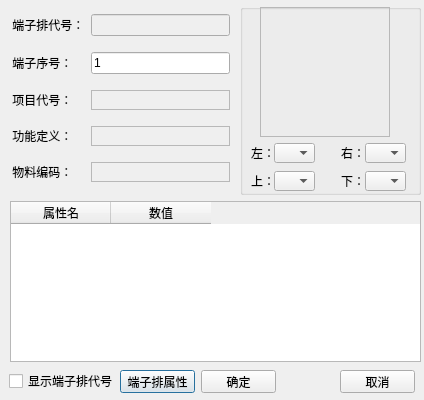
<?xml version="1.0" encoding="UTF-8"?>
<ui version="4.0">
 <class>DialogSingleTermAttr</class>
 <widget class="QDialog" name="DialogSingleTermAttr">
  <property name="geometry">
   <rect>
    <x>0</x>
    <y>0</y>
    <width>424</width>
    <height>400</height>
   </rect>
  </property>
  <property name="windowTitle">
   <string>端子属性</string>
  </property>
  <widget class="QTableWidget" name="tableWidget">
   <property name="geometry">
    <rect>
     <x>10</x>
     <y>201</y>
     <width>411</width>
     <height>161</height>
    </rect>
   </property>
   <property name="selectionBehavior">
    <enum>QAbstractItemView::SelectRows</enum>
   </property>
   <attribute name="verticalHeaderVisible">
    <bool>false</bool>
   </attribute>
   <column>
    <property name="text">
     <string>属性名</string>
    </property>
   </column>
   <column>
    <property name="text">
     <string>数值</string>
    </property>
   </column>
  </widget>
  <widget class="QCheckBox" name="CbShowTag">
   <property name="geometry">
    <rect>
     <x>9</x>
     <y>373</y>
     <width>111</width>
     <height>16</height>
    </rect>
   </property>
   <property name="text">
    <string>显示端子排代号</string>
   </property>
  </widget>
  <widget class="QPushButton" name="BtnOK_2">
   <property name="geometry">
    <rect>
     <x>120</x>
     <y>370</y>
     <width>75</width>
     <height>23</height>
    </rect>
   </property>
   <property name="text">
    <string>端子排属性</string>
   </property>
  </widget>
  <widget class="QPushButton" name="BtnOK">
   <property name="geometry">
    <rect>
     <x>201</x>
     <y>370</y>
     <width>75</width>
     <height>23</height>
    </rect>
   </property>
   <property name="text">
    <string>确定</string>
   </property>
  </widget>
  <widget class="QPushButton" name="BtnCancel">
   <property name="geometry">
    <rect>
     <x>340</x>
     <y>370</y>
     <width>75</width>
     <height>23</height>
    </rect>
   </property>
   <property name="text">
    <string>取消</string>
   </property>
  </widget>
  <widget class="QGroupBox" name="groupBox">
   <property name="geometry">
    <rect>
     <x>240</x>
     <y>4</y>
     <width>181</width>
     <height>191</height>
    </rect>
   </property>
   <property name="title">
    <string/>
   </property>
   <widget class="QLabel" name="LbTerminalJpg">
    <property name="geometry">
     <rect>
      <x>20</x>
      <y>3</y>
      <width>130</width>
      <height>130</height>
     </rect>
    </property>
    <property name="minimumSize">
     <size>
      <width>130</width>
      <height>130</height>
     </size>
    </property>
    <property name="maximumSize">
     <size>
      <width>130</width>
      <height>130</height>
     </size>
    </property>
    <property name="frameShape">
     <enum>QFrame::StyledPanel</enum>
    </property>
    <property name="text">
     <string/>
    </property>
    <property name="pixmap">
     <pixmap>:/new/prefix1/image/Term1_2_0_0.png</pixmap>
    </property>
   </widget>
   <widget class="QWidget" name="widget" native="true">
    <property name="geometry">
     <rect>
      <x>10</x>
      <y>134</y>
      <width>161</width>
      <height>30</height>
     </rect>
    </property>
    <widget class="QLabel" name="label_9">
     <property name="geometry">
      <rect>
       <x>91</x>
       <y>5</y>
       <width>21</width>
       <height>20</height>
      </rect>
     </property>
     <property name="text">
      <string>右：</string>
     </property>
    </widget>
    <widget class="QComboBox" name="CbRightTerm">
     <property name="geometry">
      <rect>
       <x>115</x>
       <y>5</y>
       <width>41</width>
       <height>20</height>
      </rect>
     </property>
     <property name="minimumSize">
      <size>
       <width>20</width>
       <height>0</height>
      </size>
     </property>
     <property name="maximumSize">
      <size>
       <width>200</width>
       <height>16777215</height>
      </size>
     </property>
    </widget>
    <widget class="QComboBox" name="CbLeftTerm">
     <property name="geometry">
      <rect>
       <x>24</x>
       <y>5</y>
       <width>41</width>
       <height>20</height>
      </rect>
     </property>
     <property name="minimumSize">
      <size>
       <width>20</width>
       <height>0</height>
      </size>
     </property>
     <property name="maximumSize">
      <size>
       <width>200</width>
       <height>16777215</height>
      </size>
     </property>
    </widget>
    <widget class="QLabel" name="label_8">
     <property name="geometry">
      <rect>
       <x>1</x>
       <y>5</y>
       <width>21</width>
       <height>20</height>
      </rect>
     </property>
     <property name="text">
      <string>左：</string>
     </property>
    </widget>
   </widget>
   <widget class="QWidget" name="widget_UpDownTerm" native="true">
    <property name="geometry">
     <rect>
      <x>10</x>
      <y>162</y>
      <width>161</width>
      <height>31</height>
     </rect>
    </property>
    <widget class="QLabel" name="label_10">
     <property name="geometry">
      <rect>
       <x>91</x>
       <y>5</y>
       <width>21</width>
       <height>20</height>
      </rect>
     </property>
     <property name="text">
      <string>下：</string>
     </property>
    </widget>
    <widget class="QComboBox" name="CbDownTerm">
     <property name="geometry">
      <rect>
       <x>115</x>
       <y>5</y>
       <width>41</width>
       <height>20</height>
      </rect>
     </property>
     <property name="minimumSize">
      <size>
       <width>20</width>
       <height>0</height>
      </size>
     </property>
     <property name="maximumSize">
      <size>
       <width>200</width>
       <height>16777215</height>
      </size>
     </property>
    </widget>
    <widget class="QComboBox" name="CbUpTerm">
     <property name="geometry">
      <rect>
       <x>24</x>
       <y>5</y>
       <width>41</width>
       <height>20</height>
      </rect>
     </property>
     <property name="minimumSize">
      <size>
       <width>20</width>
       <height>0</height>
      </size>
     </property>
     <property name="maximumSize">
      <size>
       <width>200</width>
       <height>16777215</height>
      </size>
     </property>
    </widget>
    <widget class="QLabel" name="label_11">
     <property name="geometry">
      <rect>
       <x>1</x>
       <y>5</y>
       <width>21</width>
       <height>20</height>
      </rect>
     </property>
     <property name="text">
      <string>上：</string>
     </property>
    </widget>
   </widget>
  </widget>
  <widget class="QWidget" name="layoutWidget">
   <property name="geometry">
    <rect>
     <x>9</x>
     <y>4</y>
     <width>221</width>
     <height>191</height>
    </rect>
   </property>
   <layout class="QGridLayout" name="gridLayout_2">
    <item row="3" column="1">
     <widget class="QLabel" name="LbTerminalFunction">
      <property name="minimumSize">
       <size>
        <width>0</width>
        <height>20</height>
       </size>
      </property>
      <property name="maximumSize">
       <size>
        <width>16777215</width>
        <height>20</height>
       </size>
      </property>
      <property name="frameShape">
       <enum>QFrame::StyledPanel</enum>
      </property>
      <property name="text">
       <string/>
      </property>
     </widget>
    </item>
    <item row="0" column="0">
     <widget class="QLabel" name="label">
      <property name="text">
       <string> 端子排代号：</string>
      </property>
     </widget>
    </item>
    <item row="0" column="1">
     <widget class="QLineEdit" name="EdTerminalTag">
      <property name="enabled">
       <bool>false</bool>
      </property>
     </widget>
    </item>
    <item row="2" column="0">
     <widget class="QLabel" name="label_5">
      <property name="text">
       <string> 项目代号：</string>
      </property>
     </widget>
    </item>
    <item row="1" column="1">
     <widget class="QLineEdit" name="EdDesignation">
      <property name="text">
       <string>1</string>
      </property>
     </widget>
    </item>
    <item row="1" column="0">
     <widget class="QLabel" name="label_2">
      <property name="text">
       <string> 端子序号：</string>
      </property>
     </widget>
    </item>
    <item row="4" column="1">
     <widget class="QLabel" name="LbPartCode">
      <property name="enabled">
       <bool>false</bool>
      </property>
      <property name="maximumSize">
       <size>
        <width>16777215</width>
        <height>20</height>
       </size>
      </property>
      <property name="frameShape">
       <enum>QFrame::StyledPanel</enum>
      </property>
      <property name="text">
       <string/>
      </property>
     </widget>
    </item>
    <item row="2" column="1">
     <widget class="QLabel" name="LbProTag">
      <property name="enabled">
       <bool>false</bool>
      </property>
      <property name="minimumSize">
       <size>
        <width>0</width>
        <height>20</height>
       </size>
      </property>
      <property name="maximumSize">
       <size>
        <width>16777215</width>
        <height>20</height>
       </size>
      </property>
      <property name="frameShape">
       <enum>QFrame::StyledPanel</enum>
      </property>
      <property name="text">
       <string/>
      </property>
     </widget>
    </item>
    <item row="3" column="0">
     <widget class="QLabel" name="label_6">
      <property name="text">
       <string> 功能定义：</string>
      </property>
     </widget>
    </item>
    <item row="4" column="0">
     <widget class="QLabel" name="label_7">
      <property name="text">
       <string> 物料编码：</string>
      </property>
     </widget>
    </item>
   </layout>
  </widget>
 </widget>
 <resources/>
 <connections/>
</ui>
